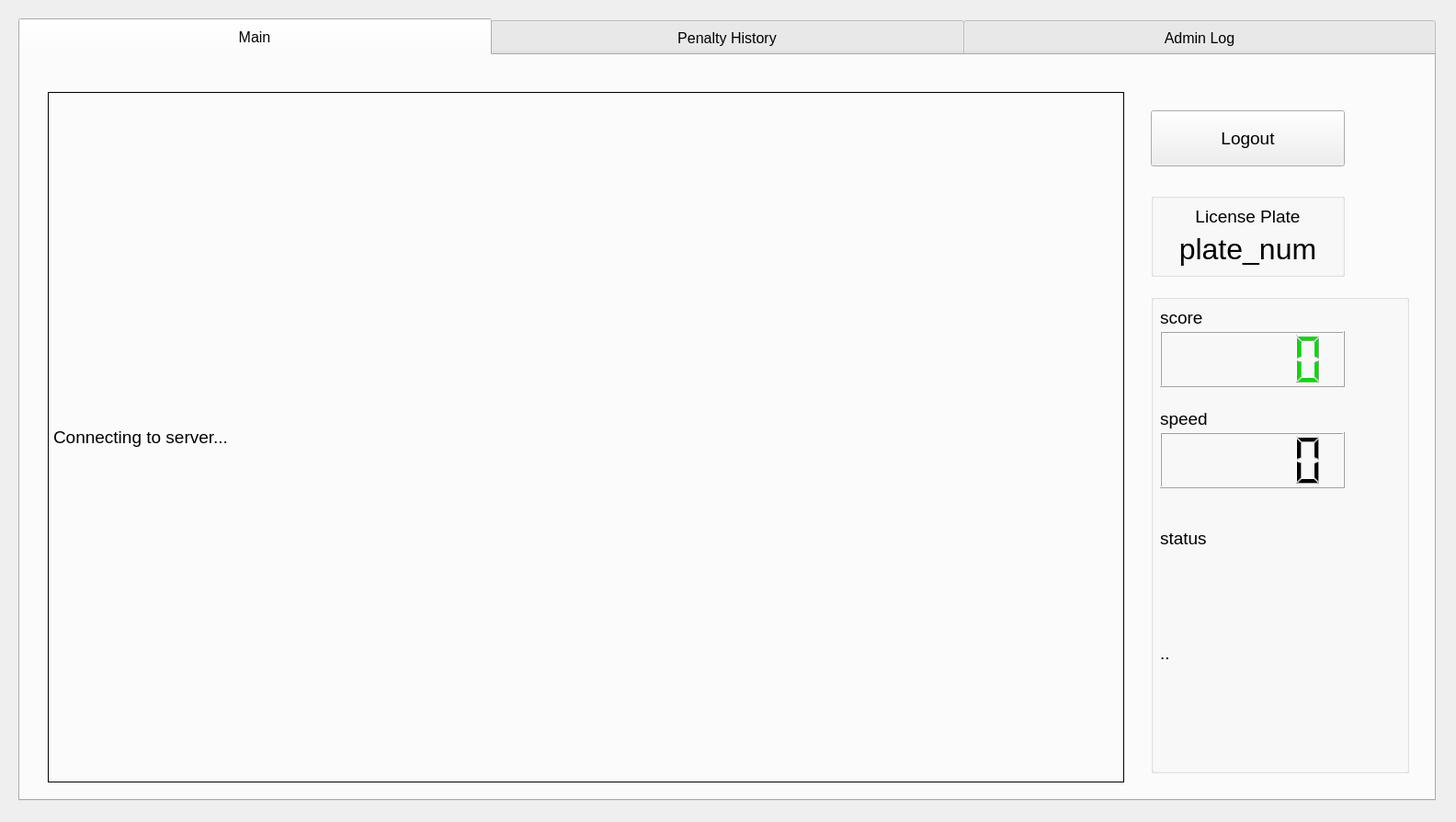
<?xml version="1.0" encoding="UTF-8"?>
<ui version="4.0">
 <class>Form</class>
 <widget class="QWidget" name="Form">
  <property name="geometry">
   <rect>
    <x>0</x>
    <y>0</y>
    <width>1584</width>
    <height>894</height>
   </rect>
  </property>
  <property name="windowTitle">
   <string>난폭운전방지</string>
  </property>
  <widget class="QTabWidget" name="Controll">
   <property name="geometry">
    <rect>
     <x>20</x>
     <y>20</y>
     <width>1542</width>
     <height>851</height>
    </rect>
   </property>
   <property name="styleSheet">
    <string notr="true">QTabBar::tab { height: 40; width: 514px; font-size: 12pt; }</string>
   </property>
   <property name="tabPosition">
    <enum>QTabWidget::North</enum>
   </property>
   <property name="currentIndex">
    <number>0</number>
   </property>
   <widget class="QWidget" name="Main">
    <property name="font">
     <font>
      <pointsize>14</pointsize>
     </font>
    </property>
    <attribute name="title">
     <string>Main</string>
    </attribute>
    <widget class="QLabel" name="label">
     <property name="geometry">
      <rect>
       <x>30</x>
       <y>40</y>
       <width>1171</width>
       <height>751</height>
      </rect>
     </property>
     <property name="frameShape">
      <enum>QFrame::Box</enum>
     </property>
     <property name="text">
      <string>Connecting to server...</string>
     </property>
    </widget>
    <widget class="QPushButton" name="btn_logout">
     <property name="geometry">
      <rect>
       <x>1230</x>
       <y>60</y>
       <width>211</width>
       <height>61</height>
      </rect>
     </property>
     <property name="text">
      <string>Logout</string>
     </property>
    </widget>
    <widget class="QLabel" name="label_lastPenalty">
     <property name="geometry">
      <rect>
       <x>1370</x>
       <y>380</y>
       <width>67</width>
       <height>17</height>
      </rect>
     </property>
     <property name="styleSheet">
      <string notr="true">Color : red</string>
     </property>
     <property name="text">
      <string/>
     </property>
     <property name="alignment">
      <set>Qt::AlignCenter</set>
     </property>
    </widget>
    <widget class="QGroupBox" name="groupBox_2">
     <property name="geometry">
      <rect>
       <x>1230</x>
       <y>150</y>
       <width>211</width>
       <height>91</height>
      </rect>
     </property>
     <property name="title">
      <string/>
     </property>
     <widget class="QLabel" name="label_car_number">
      <property name="geometry">
       <rect>
        <x>10</x>
        <y>40</y>
        <width>191</width>
        <height>41</height>
       </rect>
      </property>
      <property name="font">
       <font>
        <pointsize>24</pointsize>
       </font>
      </property>
      <property name="text">
       <string>plate_num</string>
      </property>
      <property name="alignment">
       <set>Qt::AlignCenter</set>
      </property>
     </widget>
     <widget class="QLabel" name="label_plate">
      <property name="geometry">
       <rect>
        <x>10</x>
        <y>10</y>
        <width>191</width>
        <height>31</height>
       </rect>
      </property>
      <property name="text">
       <string>License Plate</string>
      </property>
      <property name="alignment">
       <set>Qt::AlignCenter</set>
      </property>
     </widget>
    </widget>
    <widget class="QGroupBox" name="groupBox_3">
     <property name="geometry">
      <rect>
       <x>1230</x>
       <y>260</y>
       <width>281</width>
       <height>521</height>
      </rect>
     </property>
     <property name="title">
      <string/>
     </property>
     <widget class="QLabel" name="label_score">
      <property name="geometry">
       <rect>
        <x>10</x>
        <y>10</y>
        <width>81</width>
        <height>31</height>
       </rect>
      </property>
      <property name="text">
       <string>score</string>
      </property>
     </widget>
     <widget class="QLCDNumber" name="LCD_score">
      <property name="geometry">
       <rect>
        <x>10</x>
        <y>40</y>
        <width>201</width>
        <height>61</height>
       </rect>
      </property>
      <property name="styleSheet">
       <string notr="true">QLCDNumber{ color: rgb(0, 220, 0); }</string>
      </property>
     </widget>
     <widget class="QLabel" name="label_speed">
      <property name="geometry">
       <rect>
        <x>10</x>
        <y>120</y>
        <width>81</width>
        <height>31</height>
       </rect>
      </property>
      <property name="text">
       <string>speed</string>
      </property>
     </widget>
     <widget class="QLCDNumber" name="LCD_speed">
      <property name="geometry">
       <rect>
        <x>10</x>
        <y>150</y>
        <width>201</width>
        <height>61</height>
       </rect>
      </property>
     </widget>
     <widget class="QLabel" name="label_status">
      <property name="geometry">
       <rect>
        <x>10</x>
        <y>250</y>
        <width>111</width>
        <height>31</height>
       </rect>
      </property>
      <property name="text">
       <string>status</string>
      </property>
     </widget>
     <widget class="QLabel" name="label_status_desc">
      <property name="geometry">
       <rect>
        <x>10</x>
        <y>280</y>
        <width>211</width>
        <height>221</height>
       </rect>
      </property>
      <property name="text">
       <string>..</string>
      </property>
     </widget>
    </widget>
   </widget>
   <widget class="QWidget" name="Log">
    <attribute name="title">
     <string>Penalty History</string>
    </attribute>
    <widget class="QTableWidget" name="tableWidget_1">
     <property name="geometry">
      <rect>
       <x>30</x>
       <y>70</y>
       <width>1471</width>
       <height>711</height>
      </rect>
     </property>
     <property name="editTriggers">
      <set>QAbstractItemView::AnyKeyPressed|QAbstractItemView::EditKeyPressed</set>
     </property>
     <property name="sortingEnabled">
      <bool>true</bool>
     </property>
     <property name="columnCount">
      <number>9</number>
     </property>
     <column>
      <property name="text">
       <string>datetime</string>
      </property>
     </column>
     <column>
      <property name="text">
       <string>car number</string>
      </property>
     </column>
     <column>
      <property name="text">
       <string>score</string>
      </property>
     </column>
     <column>
      <property name="text">
       <string>penalty type</string>
      </property>
     </column>
     <column>
      <property name="text">
       <string>penalty score</string>
      </property>
     </column>
     <column>
      <property name="text">
       <string>speed</string>
      </property>
     </column>
     <column>
      <property name="text">
       <string>image_path</string>
      </property>
     </column>
     <column>
      <property name="text">
       <string>image_name</string>
      </property>
     </column>
     <column>
      <property name="text">
       <string>json_data</string>
      </property>
     </column>
    </widget>
    <widget class="QDateTimeEdit" name="dateTime_start_1">
     <property name="geometry">
      <rect>
       <x>30</x>
       <y>20</y>
       <width>161</width>
       <height>31</height>
      </rect>
     </property>
    </widget>
    <widget class="QDateTimeEdit" name="dateTime_end_1">
     <property name="geometry">
      <rect>
       <x>230</x>
       <y>20</y>
       <width>161</width>
       <height>31</height>
      </rect>
     </property>
    </widget>
    <widget class="QPushButton" name="btn_search_1">
     <property name="geometry">
      <rect>
       <x>770</x>
       <y>20</y>
       <width>71</width>
       <height>31</height>
      </rect>
     </property>
     <property name="text">
      <string>Search</string>
     </property>
    </widget>
    <widget class="QLabel" name="label_3">
     <property name="geometry">
      <rect>
       <x>200</x>
       <y>10</y>
       <width>21</width>
       <height>41</height>
      </rect>
     </property>
     <property name="font">
      <font>
       <pointsize>16</pointsize>
      </font>
     </property>
     <property name="text">
      <string> ~ </string>
     </property>
    </widget>
    <widget class="QLineEdit" name="lineEdit">
     <property name="geometry">
      <rect>
       <x>530</x>
       <y>20</y>
       <width>231</width>
       <height>31</height>
      </rect>
     </property>
    </widget>
    <widget class="QComboBox" name="comboBox_1">
     <property name="geometry">
      <rect>
       <x>400</x>
       <y>20</y>
       <width>121</width>
       <height>31</height>
      </rect>
     </property>
     <item>
      <property name="text">
       <string>All</string>
      </property>
     </item>
     <item>
      <property name="text">
       <string>minus reason</string>
      </property>
     </item>
     <item>
      <property name="text">
       <string>penalty</string>
      </property>
     </item>
     <item>
      <property name="text">
       <string>speed</string>
      </property>
     </item>
    </widget>
   </widget>
   <widget class="QWidget" name="object_log">
    <property name="enabled">
     <bool>true</bool>
    </property>
    <attribute name="title">
     <string>Admin Log</string>
    </attribute>
    <widget class="QTableWidget" name="tableWidget_2">
     <property name="geometry">
      <rect>
       <x>30</x>
       <y>70</y>
       <width>1471</width>
       <height>711</height>
      </rect>
     </property>
     <property name="editTriggers">
      <set>QAbstractItemView::AnyKeyPressed|QAbstractItemView::EditKeyPressed</set>
     </property>
     <property name="sortingEnabled">
      <bool>true</bool>
     </property>
     <attribute name="horizontalHeaderDefaultSectionSize">
      <number>100</number>
     </attribute>
     <attribute name="verticalHeaderDefaultSectionSize">
      <number>30</number>
     </attribute>
     <column>
      <property name="text">
       <string>datetime</string>
      </property>
     </column>
     <column>
      <property name="text">
       <string>plate number</string>
      </property>
     </column>
     <column>
      <property name="text">
       <string>object</string>
      </property>
     </column>
     <column>
      <property name="text">
       <string>image_path</string>
      </property>
     </column>
     <column>
      <property name="text">
       <string>iamge_name</string>
      </property>
     </column>
     <column>
      <property name="text">
       <string>json_data</string>
      </property>
     </column>
    </widget>
    <widget class="QDateTimeEdit" name="dateTime_start_2">
     <property name="geometry">
      <rect>
       <x>30</x>
       <y>20</y>
       <width>161</width>
       <height>31</height>
      </rect>
     </property>
     <property name="displayFormat">
      <string>yy. M. d. AP h:mm</string>
     </property>
    </widget>
    <widget class="QLabel" name="label_4">
     <property name="geometry">
      <rect>
       <x>200</x>
       <y>10</y>
       <width>21</width>
       <height>41</height>
      </rect>
     </property>
     <property name="font">
      <font>
       <pointsize>16</pointsize>
      </font>
     </property>
     <property name="text">
      <string> ~ </string>
     </property>
    </widget>
    <widget class="QPushButton" name="btn_search_2">
     <property name="geometry">
      <rect>
       <x>770</x>
       <y>20</y>
       <width>71</width>
       <height>31</height>
      </rect>
     </property>
     <property name="text">
      <string>Search</string>
     </property>
    </widget>
    <widget class="QDateTimeEdit" name="dateTime_end_2">
     <property name="geometry">
      <rect>
       <x>230</x>
       <y>20</y>
       <width>161</width>
       <height>31</height>
      </rect>
     </property>
    </widget>
    <widget class="QLineEdit" name="lineEdit_2">
     <property name="geometry">
      <rect>
       <x>530</x>
       <y>20</y>
       <width>231</width>
       <height>31</height>
      </rect>
     </property>
    </widget>
    <widget class="QComboBox" name="comboBox_2">
     <property name="geometry">
      <rect>
       <x>400</x>
       <y>20</y>
       <width>121</width>
       <height>31</height>
      </rect>
     </property>
     <item>
      <property name="text">
       <string>All</string>
      </property>
     </item>
     <item>
      <property name="text">
       <string>plate</string>
      </property>
     </item>
     <item>
      <property name="text">
       <string>object</string>
      </property>
     </item>
    </widget>
   </widget>
  </widget>
 </widget>
 <resources/>
 <connections/>
</ui>
